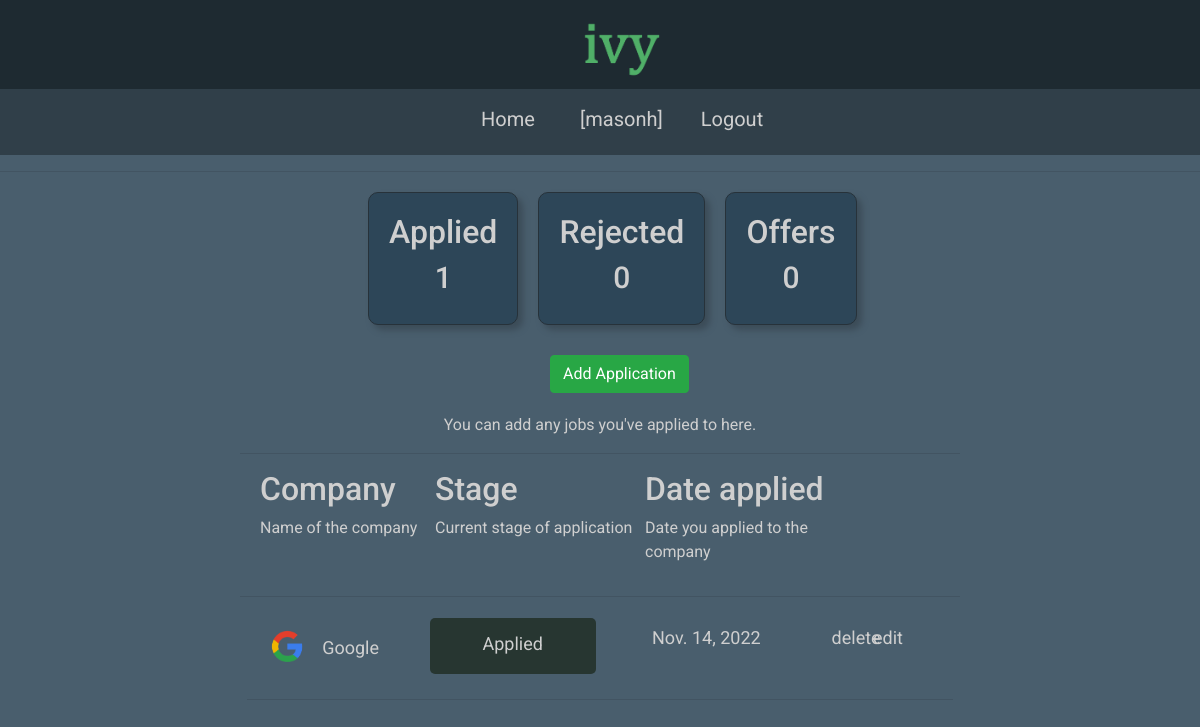
The page / (signed in) on the database as committed earlier.
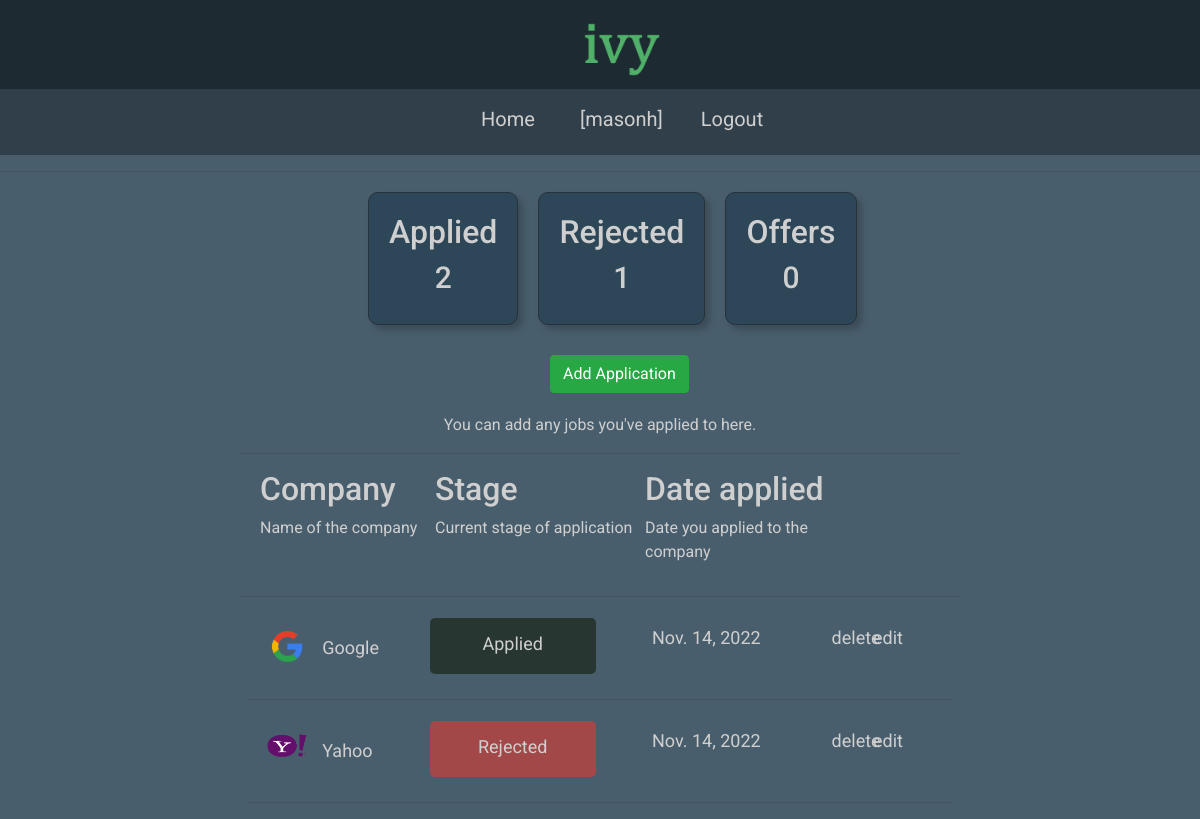
The same page on the database as committed later.
### jobs/models.py (models this page shows, shortened)
class JobApplication(models.Model):
    user = models.ForeignKey(settings.AUTH_USER_MODEL,related_name='jobs_applied',on_delete=models.CASCADE)
    company = models.ForeignKey(Company, on_delete = models.CASCADE)
    stage = models.CharField(max_length=19, choices=INTERVIEW_STAGE)
    date_applied = models.DateField(default=timezone.now)

class Company(models.Model):
    name = models.CharField(max_length=200)
    logo = models.ImageField(upload_to='images/%Y/%m/%d/')
    url = models.CharField(max_length=300)

### jobs/views.py (the view)
# urls.py: path('',views.homepage, name='homepage'),
@login_required
def homepage(request):
    total_applications = JobApplication.objects.filter(user = request.user)
    num_applications = total_applications.count()
    total_rejected = JobApplication.objects.filter(user=request.user,stage='Rejected').count()
    total_offers = JobApplication.objects.filter(user=request.user,stage='Offer Given').count()
    context = {
        'numApplications' : num_applications,
        'applications' : total_applications,
        'numRejected' : total_rejected,
        'numOffers' : total_offers,
    }
    return render(request,'home/homepage.html', context)

### jobs/templates/home/homepage.html (shortened to what the changed rows need)
{% extends "account/base.html" %}
{% block content %}
<div class="counter-container">
    <div class="counter-item">
        <h2>Applied</h2>
        <h1>{{ numApplications }}</h1>
    </div>
    <div class="counter-item">
        <h2>Rejected</h2>
        <h1>{{ numRejected }}</h1>
    </div>
    <div class="counter-item">
        <h2>Offers</h2>
        <h1>{{ numOffers }}</h1>
    </div>
</div>
<div class="companies-banner-container">
    <div>
        <h2>Company</h2>
    </div>
    <div>
        <h2>Stage</h2>
    </div>
    <div>
        <h2>Date applied</h2>
    </div>
</div>
{% if applications %}
    <div class="application-container">
        {% for application in applications %}
            <div class="application-item">
                <div class="application-item-company-container">
                    <image class="application-item-company-container-image"
                    width=40px src=" {{ application.company.logo.url }}"></image>
                    <a href="{% url 'jobs:company-detail' application.company.pk %}" class="application-item-company-container-name">
                        <p>{{application.company.name}}</p>
                    </a>
                </div>
                <div class="application-item-part-container">
                    {% if application.stage == 'Applied' %}
                        <div class="application-ipt-applied">
                            <p>{{application.stage}}</p>
                        </div>
                    {% elif application.stage == 'Rejected' %}
                        <div class="application-ipt-rejected">
                            <p>{{application.stage}}</p>
                        </div>
                    {% elif application.stage == 'Online Assessment' %}
                        <div class="application-ipt-oa">
                            <p>{{application.stage}}</p>
                        </div>
                    {% elif application.stage == '1st Round Interview' %}
                        <div class="application-ipt-1st">
                            <p>{{application.stage}}</p>
                        </div>
                    {% elif application.stage == '2nd Round Interview' %}
                        <div class="application-ipt-2nd">
                            <p>{{application.stage}}</p>
                        </div>
                    {% elif application.stage == '4th Round Interview' %}
                        <div class="application-ipt-4th">
                            <p>{{application.stage}}</p>
                        </div>
                    {% elif application.stage == 'Given Offer' %}
                        <div class="application-ipt-offer">
                            <p>{{application.stage}}</p>
                        </div>
                    {% else %}
                        <div class="application-ipt-3rd">
                            <p>{{application.stage}}</p>
                        </div>
                    {% endif %}
                </div>
                <div class="application-item-part-container">
                    <div class="application-item-company-container-name">
                        <p>{{application.date_applied}}</p>
                    </div>
                </div>
                <div class="application-item-part-container">
                    <a href="{% url 'jobs:job-application-delete' application.pk %}" class="application-item-company-container-name">
                        <p>delete</p>
                    </a>
                </div>
                <div class="application-item-part-container">
                    <a href="{% url 'jobs:job-application-update' application.pk %}" class="application-item-company-container-name">
                        <p>edit</p>
                    </a>
                </div>
            </div>
            <hr class="solid">
        {% endfor %}
    </div>
{% else %}
    <p>You haven't added any applications yet.</p>
{% endif %}
{% endblock %}

Rows that differ between the two databases and show on the page:
added JobApplication: company.logo (picture), company.name "Yahoo", stage "Rejected", date_applied "Nov. 14, 2022"
Other text that changed with them:
{{ numApplications }}: "1" → "2"
{{ numRejected }}: "0" → "1"
